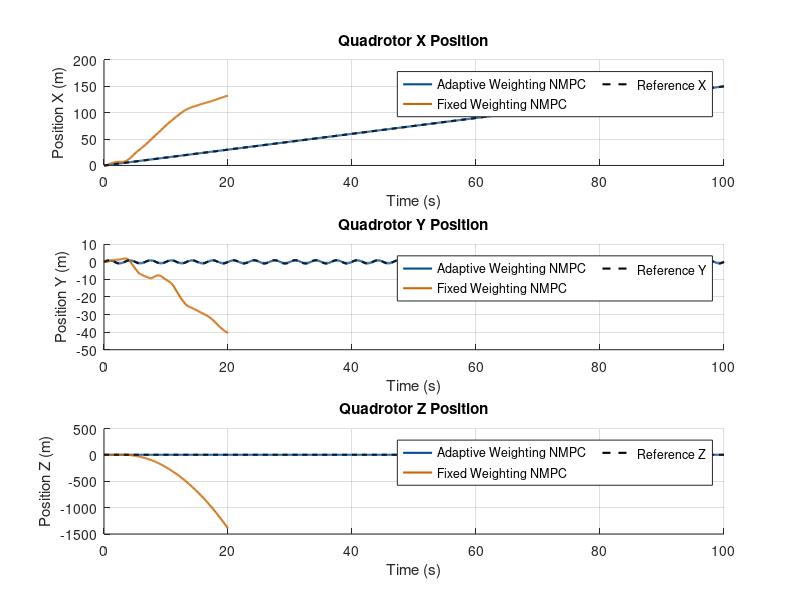
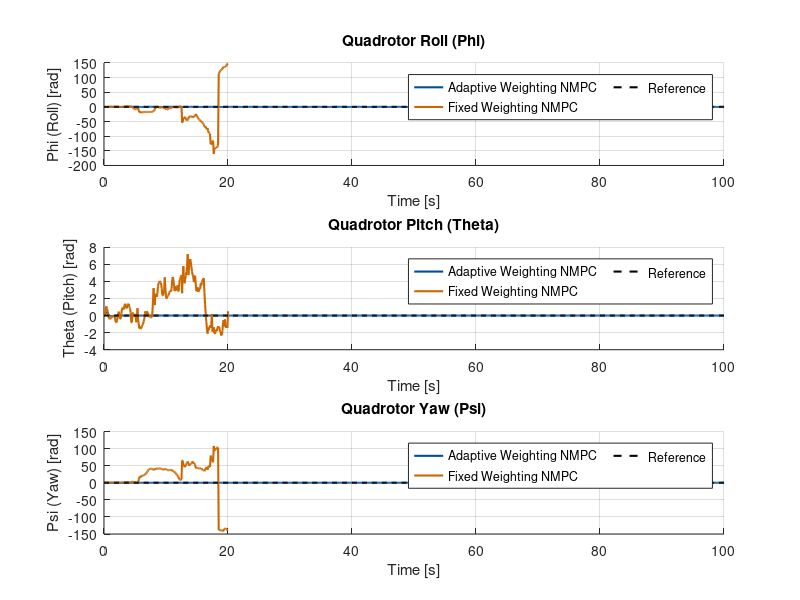
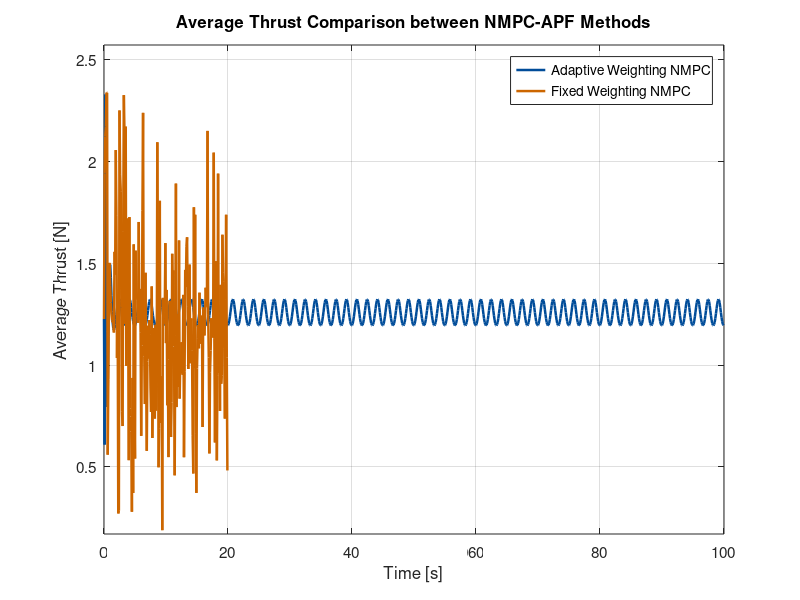
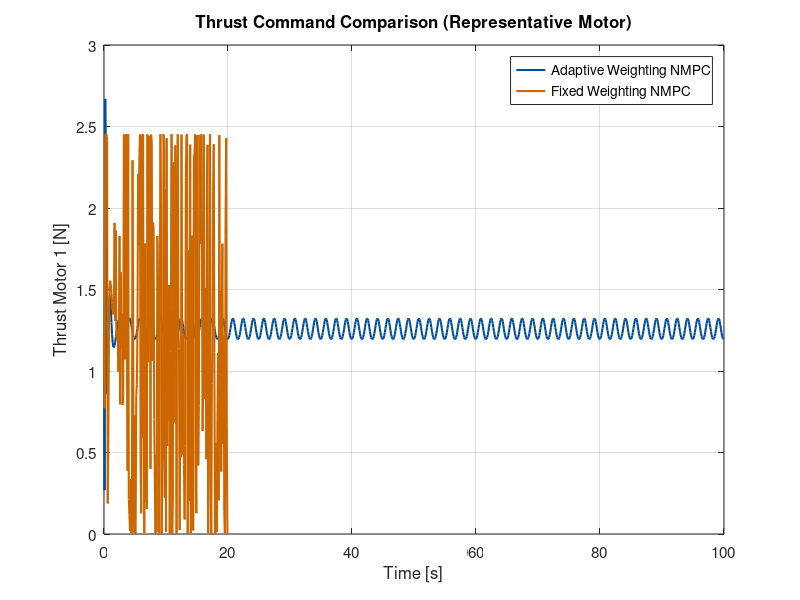

Recreate these plots in MATLAB, in order. (Note: this script raises an error after producing the figures.)
close all;

trajectory = 1;

obs_radius_val = 0.5; % semua radius sama
z_pos = 0.0;          % tinggi referensi (anggap obstacle menempel ground, drone terbang di atas)

% posisi obstacle (manual supaya jaraknya tidak terlalu dekat)
if trajectory == 1
    num_obs = 17; 
%     obs_center = [ 6  6  6  8   12   12   15   15   16   18   18   22  23   24  26  29   30 ;   % x
%                    9  6  3  1.8  4   6.8   6   1.5  8.2  6.2  2.8  2   4.8  8   4   2.2  7.0 ;   % y
%                    z_pos*ones(1,num_obs) ];       % z
    obs_center = [ 6  9  6  8   12   12   15   15   16   18   18   22  23.5   24  26  29   30 ;   % x
                       9  5.5  3  1.8  4   6   5   1.5  8.2  6.2  2.8  2   5  8   5   2.2  7.0 ;   % y
                       z_pos*ones(1,num_obs) ];       % z done

    obs_radius = obs_radius_val * ones(1,num_obs);
else
    num_obs = 2.0; 
    obs_center = [ 3.25 6.5;   % x
                   2.5 1.5;   % y
                   z_pos*ones(1,num_obs) ];       % z

    obs_radius = obs_radius_val * ones(1,num_obs);
end

% Load hasil simulasi
load('sim_single.mat','results'); results_single = results;
load('sim_multi.mat','results');  results_multi  = results;

% --- Time vector untuk state (N_sim+1) ---
t_single = (0:size(results_single.history_x,2)-1)*results_single.dt;
t_multi  = (0:size(results_multi.history_x,2)-1)*results_multi.dt;
x_ref = results_single.history_x_ref(1,:);
y_ref = results_single.history_x_ref(2,:);
z_ref = results_single.history_x_ref(3,:);

% --- Time vector untuk kontrol (N_sim) ---
t_u_single = (0:size(results_single.history_u,2)-1) * results_single.dt;
t_u_multi  = (0:size(results_multi.history_u,2)-1) * results_multi.dt;

color1 = [0.00,0.30,0.60];
color2 = [0.80,0.40,0.00];

%% =========================================================================
%  FIGURE 1: POSITIONS (px, py, pz)
%  =========================================================================
fig1 = figure(1); 
set(fig1, 'Name', 'Quadrotor Position Comparison', 'NumberTitle', 'off');
clf(fig1);

% Define plot indices for Position (1, 2, 3)
pos_indices = [1, 2, 3];
pos_labels = {'Position X (m)', 'Position Y (m)', 'Position Z (m)'};
pos_titles = {'Quadrotor X Position', 'Quadrotor Y Position', 'Quadrotor Z Position'};
ref_labels = {'Reference X', 'Reference Y', 'Reference Z'};

for i = 1:3
    idx = pos_indices(i); % 1, 2, or 3
    
    % KOREKSI: Menggunakan 3 baris, 1 kolom (Susunan Vertikal)
    subplot(3, 1, i);
    hold on;
    
    % Plot Actual Trajectories
    h_single = plot(t_single, results_single.history_x(idx,:), 'Color', color1, 'LineWidth', 1.5, 'DisplayName', 'Adaptive Weighting NMPC');
    h_multi = plot(t_multi, results_multi.history_x(idx,:), 'Color', color2, 'LineWidth', 1.5, 'DisplayName', 'Fixed Weighting NMPC');
    
    % Plot Reference Trajectory
    h_ref = plot(t_single, results_single.history_x_ref(idx,:), 'k--', 'LineWidth', 1.5, 'DisplayName', ref_labels{i});
    
    grid on;
    ylabel(pos_labels{i});
    title(pos_titles{i});
    
    % Sumbu X hanya pada plot terakhir
    xlabel('Time (s)');
%     set(gca, 'XTickLabel', []); % Sembunyikan label X pada plot atas
    
    % Tambahkan legenda hanya pada plot pertama
    legend([h_single, h_multi, h_ref], 'Location','best', 'NumColumns', 2);

    hold off;
end


%% =========================================================================
%  FIGURE 2: EULER ANGLES (Phi, Theta, Psi)
%  =========================================================================
fig2 = figure(2); 
set(fig2, 'Name', 'Quadrotor Angle Comparison', 'NumberTitle', 'off');
clf(fig2);

% Define plot indices for Angles (4, 5, 6)
angle_indices = [4, 5, 6];
angle_labels = {'Phi (Roll) [rad]', 'Theta (Pitch) [rad]', 'Psi (Yaw) [rad]'};
angle_titles = {'Quadrotor Roll (Phi)', 'Quadrotor Pitch (Theta)', 'Quadrotor Yaw (Psi)'};

for i = 1:3
    idx = angle_indices(i); % 4, 5, or 6
    
    % KOREKSI: Menggunakan 3 baris, 1 kolom (Susunan Vertikal)
    subplot(3, 1, i);
    hold on;
    
    % Plot Actual Angles
    h_single = plot(t_single, results_single.history_x(idx,:), 'Color', color1, 'LineWidth', 1.5, 'DisplayName', 'Adaptive Weighting NMPC');
    h_multi = plot(t_multi, results_multi.history_x(idx,:), 'Color', color2, 'LineWidth', 1.5, 'DisplayName', 'Fixed Weighting NMPC');
    
    % Plot Reference Angle
    h_ref = plot(t_single, results_single.history_x_ref(idx,:), 'k--', 'LineWidth', 1.5, 'DisplayName', 'Reference');
    
    grid on;
    ylabel(angle_labels{i});
    title(angle_titles{i});
    
    % Sumbu X hanya pada plot terakhir
    xlabel('Time [s]');
%     set(gca, 'XTickLabel', []); % Sembunyikan label X pada plot atas
    
    % Tambahkan legenda hanya pada plot pertama
    legend([h_single, h_multi, h_ref], 'Location','best', 'NumColumns', 2);

    hold off;
end

%% === Compute Average Thrust ===
T_avg_single = mean(results_single.history_u, 1);
T_avg_multi  = mean(results_multi.history_u, 1);

%% === Compute Control Effort Metrics ===
J_u_single = sum(sum(results_single.history_u.^2, 1));
J_u_multi  = sum(sum(results_multi.history_u.^2, 1));

mean_u_single = mean(T_avg_single);
mean_u_multi  = mean(T_avg_multi);

max_u_single = max(T_avg_single);
max_u_multi  = max(T_avg_multi);

%% === PLOT 1: Average Thrust Comparison ===
figure('Name','Average Thrust Comparison','Color','w');
hold on; box on; grid on;

plot(t_u_single, T_avg_single, 'Color', color1, 'LineWidth', 1.8);
plot(t_u_multi,  T_avg_multi,  'Color', color2, 'LineWidth', 1.8);

xlabel('Time [s]');
ylabel('Average Thrust [N]');
title('Average Thrust Comparison between NMPC-APF Methods');

% (Optional) Mark obstacle avoidance window
% xline(start, '--', 'Avoidance Start', 'Color', [0.5 0.5 0.5], 'LabelHorizontalAlignment', 'center','LabelVerticalAlignment','top');
% xline(finish, '--', 'Avoidance End', 'Color', [0.5 0.5 0.5], 'LabelHorizontalAlignment', 'center','LabelVerticalAlignment','top');

legend({'Adaptive Weighting NMPC', ...
        'Fixed Weighting NMPC'}, ...
        'Location','best');
set(gca,'FontSize',11);

ylim([min([T_avg_single,T_avg_multi])*0.9, ...
      max([T_avg_single,T_avg_multi])*1.1]);

%% === PLOT 2: Thrust per Motor (Optional, use one representative motor) ===
figure('Name','Thrust Command (Motor 1)','Color','w');
hold on; box on; grid on;

plot(t_u_single, results_single.history_u(1,:), 'Color', color1, 'LineWidth', 1.5);
plot(t_u_multi,  results_multi.history_u(1,:),  'Color', color2, 'LineWidth', 1.5);

xlabel('Time [s]');
ylabel('Thrust Motor 1 [N]');
title('Thrust Command Comparison (Representative Motor)');
legend({'Adaptive Weighting NMPC', 'Fixed Weighting NMPC'}, 'Location','best');
set(gca,'FontSize',11);

% (Optional) Mark obstacle avoidance window
% xline(start, '--', 'Avoidance Start', 'Color', [0.5 0.5 0.5], 'LabelVerticalAlignment','bottom');
% xline(finish, '--', 'Avoidance End', 'Color', [0.5 0.5 0.5], 'LabelVerticalAlignment','bottom');

%% === TABLE: Control Effort Metrics ===
fprintf('\n=== CONTROL EFFORT METRICS ===\n');
fprintf('%-35s %-15s %-15s %-15s\n', 'Method', 'Σ||u||²', 'Mean Thrust [N]', 'Max Thrust [N]');
fprintf('---------------------------------------------------------------------------------\n');
fprintf('%-35s %-15.3f %-15.3f %-15.3f\n', 'Adaptive Weighting NMPC', J_u_single, mean_u_single, max_u_single);
fprintf('%-35s %-15.3f %-15.3f %-15.3f\n', 'Fixed Weighting NMPC',         J_u_multi,  mean_u_multi,  max_u_multi);

%% === (Optional) Convert metrics to table for plotting/export ===
ControlEffortTable = table( ...
    {'Adaptive Weighting NMPC'; 'Fixed Weighting NMPC'}, ...
    [J_u_single; J_u_multi], ...
    [mean_u_single; mean_u_multi], ...
    [max_u_single; max_u_multi], ...
    'VariableNames', {'Method','TotalEffort','MeanThrust','MaxThrust'});

disp(ControlEffortTable);

% Asumsi: 'results_single' dan 'results_multi' telah dimuat
% Asumsi: 'obs_center', 'obs_radius', 'trajectory' telah didefinisikan

x_ref_single = results_single.history_x_ref(1, :);
y_ref_single = results_single.history_x_ref(2, :);
z_ref_single = results_single.history_x_ref(3, :);

x_actual_single = results_single.history_x(1, :);
y_actual_single = results_single.history_x(2, :);
z_actual_single = results_single.history_x(3, :);

x_actual_multi = results_multi.history_x(1, :);
y_actual_multi = results_multi.history_x(2, :);
z_actual_multi = results_multi.history_x(3, :);

figure; hold on; grid on; box on;

%% --- Plot Lintasan Reference dan Aktual ---
% Plot lintasan referensi (sama untuk kedua metode)
h_ref = plot3(x_ref_single, y_ref_single, z_ref_single, 'k--', 'LineWidth', 1.5, 'DisplayName', 'Reference Path');

% Plot lintasan metode pertama (Single)
h_actual_single = plot3(x_actual_single, y_actual_single, z_actual_single, 'Color', color1, 'LineWidth', 1.5, 'DisplayName', 'Adaptive Weighting NMPC');

% Plot lintasan metode kedua (Multi)
h_actual_multi = plot3(x_actual_multi, y_actual_multi, z_actual_multi, 'Color', color2, 'LineWidth', 1.5, 'DisplayName', 'Fixed Weighting NMPC');

%% --- Tandai Start & Finish ---
% Titik awal dan akhir untuk metode pertama
% h_start_act_single = plot3(x_actual_single(1), y_actual_single(1), z_actual_single(1), 'bo', 'MarkerFaceColor', 'b', 'MarkerSize', 8, 'DisplayName', 'Start');
% h_finish_act_single = plot3(x_actual_single(end), y_actual_single(end), z_actual_single(end), 'bx', 'LineWidth', 2, 'MarkerSize', 10, 'DisplayName', 'Finish');

% % Titik awal dan akhir untuk metode kedua
% h_start_act_multi = plot3(x_actual_multi(1), y_actual_multi(1), z_actual_multi(1), 'go', 'MarkerFaceColor', 'g', 'MarkerSize', 8, 'DisplayName', 'Start (Multi)');
% h_finish_act_multi = plot3(x_actual_multi(end), y_actual_multi(end), z_actual_multi(end), 'gx', 'LineWidth', 2, 'MarkerSize', 10, 'DisplayName', 'Finish (Multi)');

% Titik awal dan akhir referensi (hanya perlu satu)
h_start_ref = plot3(x_ref_single(1), y_ref_single(1), z_ref_single(1), 'ko', 'MarkerFaceColor', 'k', 'MarkerSize', 8, 'DisplayName', 'Start Reference');
h_finish_ref = plot3(x_ref_single(end), y_ref_single(end), z_ref_single(end), 'kx', 'LineWidth', 2, 'MarkerSize', 10, 'DisplayName', 'Finish Reference');

%% --- Drone Heading (quiver3) ---
% Panah untuk lintasan pertama
N_single = length(x_actual_single);
step_arrow_single = max(floor(N_single/20),1);
scale_arrow = 0.5;
for k = 1:step_arrow_single:N_single-1
    quiver3(x_actual_single(k), y_actual_single(k), z_actual_single(k), ...
            x_actual_single(k+1)-x_actual_single(k), ...
            y_actual_single(k+1)-y_actual_single(k), ...
            z_actual_single(k+1)-z_actual_single(k), ...
            scale_arrow, 'Color', color1, 'LineWidth', 1.5, 'MaxHeadSize', 2, 'HandleVisibility', 'off');
end

% Panah untuk lintasan kedua
N_multi = length(x_actual_multi);
step_arrow_multi = max(floor(N_multi/20),1);
for k = 1:step_arrow_multi:N_multi-1
    quiver3(x_actual_multi(k), y_actual_multi(k), z_actual_multi(k), ...
            x_actual_multi(k+1)-x_actual_multi(k), ...
            y_actual_multi(k+1)-y_actual_multi(k), ...
            z_actual_multi(k+1)-z_actual_multi(k), ...
            scale_arrow, 'Color', color2, 'LineWidth', 1.5, 'MaxHeadSize', 2, 'HandleVisibility', 'off');
end

h_arrow_single = plot3(nan, nan, nan, 'Color', color1, 'LineWidth', 1.5, 'DisplayName', 'Adaptive Weighting NMPC');
h_arrow_multi = plot3(nan, nan, nan, 'Color', color2, 'LineWidth', 1.5, 'DisplayName', 'Fixed Weighting NMPC');

%% --- Plot Obstacles (Silinder Hijau Tua) ---
num_obs = size(obs_center,2);
if trajectory == 1
    obstacle_height = 8;
else
    obstacle_height = 2;%8;
end
safety_scale = 1.2; % safety margin

for j = 1:num_obs
    c = obs_center(:,j);
    r = obs_radius(j);

    [x_cyl, y_cyl, z_cyl] = cylinder(r,50);
    z_cyl = z_cyl * obstacle_height;
    x_cyl = x_cyl + c(1);
    y_cyl = y_cyl + c(2);

    surf(x_cyl, y_cyl, z_cyl, 'FaceAlpha', 0.5, 'FaceColor', [0.52 0.21 0.57], 'EdgeColor', 'none');

    [x_safe, y_safe, z_safe] = cylinder(r*safety_scale,50);
    z_safe = z_safe*obstacle_height;
    x_safe = x_safe + c(1);
    y_safe = y_safe + c(2);
    surf(x_safe, y_safe, z_safe, 'FaceAlpha', 0.1, 'FaceColor', 'r', 'EdgeColor', 'none', 'HandleVisibility', 'off');
end
h_obs = plot3(nan, nan, nan, 'ko', 'MarkerFaceColor', 'm', 'MarkerEdgeColor', 'k', 'DisplayName', 'Obstacles');


%% --- Axis, Labels, View ---
xlabel('X [m]'); ylabel('Y [m]'); zlabel('Z [m]');
title('Drone Trajectory Comparison', 'FontSize', 12);
view(45,25);

% Atur batas sumbu agar konsisten untuk kedua plot
all_x = [x_ref_single, x_actual_single, x_actual_multi];
all_y = [y_ref_single, y_actual_single, y_actual_multi];
all_z = [z_ref_single, z_actual_single, z_actual_multi];

xlim([min(all_x)-1, max(all_x)+1]);
ylim([min(all_y)-1, max(all_y)+1]);
zlim([min(all_z)-1, max(all_z)+1]);

axis equal; grid on;

%% --- Legend (informatif) ---
legend([h_actual_single, h_actual_multi, h_ref, h_obs, h_start_ref, h_finish_ref], 'Location','bestoutside');


figure; hold on; grid on; box on;

%% --- Plot Lintasan Referensi dan Aktual ---
h_ref = plot(x_ref, y_ref, 'k--', 'LineWidth', 1.5, 'DisplayName', 'Reference Path'); % Jalur referensi
h_actual_single = plot(x_actual_single, y_actual_single, 'Color', color1, 'LineWidth', 1.5, 'DisplayName', 'Adaptive Weighting NMPC'); % Jalur Single-NMPC
h_actual_multi = plot(x_actual_multi, y_actual_multi, 'Color', color2, 'LineWidth', 1.5, 'DisplayName', 'Fixed Weighting NMPC'); % Jalur Multi-NMPC

%% --- Obstacles (lingkaran 2D) ---
% --- Inisialisasi Parameter ---
theta = linspace(0, 2*pi, 100);
num_obs = size(obs_center, 2);
obs_radius = obs_radius_val * ones(1, num_obs); % Radius rintangan fisik

obstacle_color = [0.5 0.5 0.5]; % Warna abu-abu solid untuk semua rintangan
d_safe = 0.5; % Ganti dengan nilai d_safe aktual Anda

% --- Loop untuk Menggambar Setiap Rintangan ---
for j = 1:num_obs
    % 1. Gambar Rintangan Fisik (Warna Solid Tunggal)
    x_obs = obs_center(1, j) + obs_radius(j) * cos(theta);
    y_obs = obs_center(2, j) + obs_radius(j) * sin(theta);
    
    fill(x_obs, y_obs, obstacle_color, 'FaceAlpha', 0.6, 'EdgeColor', 'k', 'LineWidth', 1);
    
    % 2. Gambar Lingkaran Jarak Aman (Safe Distance Margin)
    R_safe_zone = obs_radius(j) + d_safe; % Radius Total: Fisik + Jarak Aman
    
    x_safe = obs_center(1, j) + R_safe_zone * cos(theta);
    y_safe = obs_center(2, j) + R_safe_zone * sin(theta);
    
    plot(x_safe, y_safe, 'k:', 'LineWidth', 1.2, 'HandleVisibility', 'off'); % Garis putus-putus hitam (dotted)
end

% --- Handle Legenda (untuk Rintangan dan Zona Aman) ---
% Tambahkan handle placeholder untuk legenda yang akurat
h_obs = plot(nan, nan, 's', 'MarkerFaceColor', obstacle_color, 'MarkerEdgeColor', 'k', 'DisplayName', 'Obstacles');
h_safe = plot(nan, nan, 'k:', 'LineWidth', 1.2, 'DisplayName', ['Safe zone (R_{safe} = ' num2str(d_safe) 'm)']);

% Hapus plot placeholder lama jika ada
% h_obs_old = plot(nan, nan, 'o', 'MarkerFaceColor', 'k', 'MarkerEdgeColor', 'k', 'DisplayName', 'Obstacles');

%% --- Tandai Start & Finish ---
h_start_ref = plot(x_ref(1), y_ref(1), 'ko', 'MarkerSize', 10, 'MarkerFaceColor', 'k', 'DisplayName', 'Start Reference');
h_finish_ref = plot(x_ref(end), y_ref(end), 'kx', 'MarkerSize', 10, 'LineWidth', 2, 'DisplayName', 'Finish Reference');
% 
% h_start_single = plot(x_actual_single(1), y_actual_single(1), 'bo', 'MarkerSize', 10, 'MarkerFaceColor', 'b', 'DisplayName', 'Start Improvement APF');
% h_finish_single = plot(x_actual_single(end), y_actual_single(end), 'bx', 'MarkerSize', 10, 'LineWidth', 2, 'DisplayName', 'Finish Improvement APF');

% h_start_multi = plot(x_actual_multi(1), y_actual_multi(1), 'go', 'MarkerSize', 10, 'MarkerFaceColor', 'g', 'DisplayName', 'Start Multi-NMPC');
% h_finish_multi = plot(x_actual_multi(end), y_actual_multi(end), 'gx', 'MarkerSize', 10, 'LineWidth', 2, 'DisplayName', 'Finish Multi-NMPC');

%% --- Drone Heading (quiver) ---
scale_arrow = 1;

% Quiver untuk metode single
N_single = length(x_actual_single);
step_arrow_single = max(floor(N_single / 20), 1);
for k = 1:step_arrow_single:N_single - 1
    quiver(x_actual_single(k), y_actual_single(k), ...
           x_actual_single(k+1) - x_actual_single(k), ...
           y_actual_single(k+1) - y_actual_single(k), ...
           scale_arrow, 'Color', color1, 'LineWidth', 1.5, 'MaxHeadSize', 3, 'HandleVisibility', 'off');
end

% Quiver untuk metode multi
N_multi = length(x_actual_multi);
step_arrow_multi = max(floor(N_multi / 20), 1);
for k = 1:step_arrow_multi:N_multi - 1
    quiver(x_actual_multi(k), y_actual_multi(k), ...
           x_actual_multi(k+1) - x_actual_multi(k), ...
           y_actual_multi(k+1) - y_actual_multi(k), ...
           scale_arrow, 'Color', color2, 'LineWidth', 1.5, 'MaxHeadSize', 3, 'HandleVisibility', 'off');
end


% h_arrow_single = plot(nan, nan, 'Color', color1, 'LineWidth', 1.5, 'DisplayName', 'Improvement APF Heading');
% h_arrow_multi = plot(nan, nan, 'Color', color3, 'LineWidth', 1.5, 'DisplayName', 'Clasic APF Heading');


h_arrow_single = plot(nan, nan, 'Color', color1, 'LineWidth', 1.5, 'DisplayName', 'Adaptive Weighting NMPC');
h_arrow_multi = plot(nan, nan, 'Color', color2, 'LineWidth', 1.5, 'DisplayName', 'Fixed Weighting NMPC');

%% --- Axis, Labels, Title ---
xlabel('X [m]');
ylabel('Y [m]');
title('Drone Trajectory (Top View) Comparison');
axis equal;
grid on;
box on;

%% --- Legend yang lebih informatif ---
legend([h_actual_single, h_actual_multi,h_ref, h_start_ref, h_finish_ref, h_obs], 'Location', 'northeast');


% Asumsi: 'results_single', 'results_multi', 'obs_center', dan 'obs_radius' telah dimuat

%% --- Hitung metrik untuk Single-NMPC ---
% N_actual_single = size(results_single.history_x, 2);
% time_single = (0:N_actual_single-1) * results_single.dt;
% d_min_log_single = zeros(1, N_actual_single);
% for i = 1:N_actual_single
%     p = results_single.history_x(1:3, i);
%     d_all = vecnorm(p - obs_center, 2, 1) - obs_radius;
%     d_min_log_single(i) = min(d_all);
% end

% Ambil hanya koordinat X dan Y dari pusat rintangan (Z diabaikan)
obs_center_2D = obs_center(1:2, :); 
obs_radius_2D = obs_radius; % Radius tetap sama

for i = 1:N_single
    % PENTING: Ambil hanya X dan Y dari posisi drone
    p_2D = results_single.history_x(1:2, i); 
    
    % Hitung jarak horizontal (2D) dari pusat drone ke pusat rintangan
    distance_to_center_2D = vecnorm(p_2D - obs_center_2D, 2, 1);
    
    % Hitung jarak minimum ke permukaan (2D)
    d_all_2D = distance_to_center_2D - obs_radius_2D;
    d_min_log_single(i) = min(d_all_2D);
end


v_act_norm_single = sqrt(sum(results_single.history_x(7:9, 1:N_single).^2, 1));

%% --- Hitung metrik untuk Multi-NMPC ---
% N_actual_multi = size(results_multi.history_x, 2);
% time_multi = (0:N_actual_multi-1) * results_multi.dt;
% d_min_log_multi = zeros(1, N_actual_multi);
% for i = 1:N_actual_multi
%     p = results_multi.history_x(1:3, i);
%     d_all = vecnorm(p - obs_center, 2, 1) - obs_radius;
%     d_min_log_multi(i) = min(d_all);
% end

obs_center_2D = obs_center(1:2, :); 
obs_radius_2D = obs_radius; % Radius tetap sama

for i = 1:N_multi
    % PENTING: Ambil hanya X dan Y dari posisi drone
    p_2D = results_multi.history_x(1:2, i); 
    
    % Hitung jarak horizontal (2D) dari pusat drone ke pusat rintangan
    distance_to_center_2D = vecnorm(p_2D - obs_center_2D, 2, 1);
    
    % Hitung jarak minimum ke permukaan (2D)
    d_all_2D = distance_to_center_2D - obs_radius_2D;
    d_min_log_multi(i) = min(d_all_2D);
end

v_act_norm_multi = sqrt(sum(results_multi.history_x(7:9, 1:N_multi).^2, 1));


%% --- Plot 1: Minimum Distance to Obstacles Comparison ---
figure('Name', 'Minimum Distance to Obstacles Comparison', 'Color', 'w');
hold on; 
box on; 
grid on;

% --- Plot Minimum Distance ---
% 'time_single', 'd_min_log_single' likely refer to your Hybrid NMPC approach
h_dist_hybrid = plot(t_single, d_min_log_single, 'Color', color1, 'LineWidth', 1.5);

% 'time_multi', 'd_min_log_multi' likely refer to the Cost-only APF benchmark
h_dist_cost_only = plot(t_multi, d_min_log_multi, 'Color', color2, 'LineWidth', 1.5);


ylabel('Minimum Distance to Obstacles [m]');
xlabel('Time [s]');
title('Comparison of Drone Minimum Distance to Obstacles');

% Combine distance data to set consistent axis limits
all_dist = [d_min_log_single, d_min_log_multi];
ylim([0, max(all_dist) * 1.2]);

% Safe Distance Threshold Line
h_safe_line = yline(0.5, 'k', 'LineWidth', 1.5, 'Label', 'safety boundary (d{safe})', 'LabelHorizontalAlignment', 'right', ...
    'LabelVerticalAlignment', 'bottom');

% Legend for Distance Plot
legend([h_dist_hybrid, h_dist_cost_only], ...
       {'Adaptive Weighting NMPC', ...
        'Fixed Weighting NMPC'}, ...
       'Location', 'northeast', 'FontSize', 10, 'Box', 'off');
   
% xline(start, '--', 'Start Avoidance', 'Color', [0.2 0.2 0.2]);
% xline(finish, '--', 'End Avoidance', 'Color', [0.2 0.2 0.2]);


set(gca, 'FontSize', 11);


%% --- Plot 2: Total Drone Speed Comparison ---
figure('Name', 'Total Drone Speed Comparison', 'Color', 'w');
hold on; 
box on; 
grid on;

% --- Plot Total Speed ---
h_speed_hybrid = plot(t_single, v_act_norm_single, 'Color', color1, 'LineWidth', 1.5);
h_speed_cost_only = plot(t_multi, v_act_norm_multi, 'Color', color2, 'LineWidth', 1.5);

ylabel('Drone Total Speed [m/s]');
xlabel('Time [s]');
title('Comparison of Drone Total Speed during Maneuver');

% Combine speed data to set consistent axis limits
all_speed = [v_act_norm_single, v_act_norm_multi];
ylim([0, max(all_speed) * 1.2]);

% Legend for Speed Plot
legend([h_speed_hybrid, h_speed_cost_only], ...
       {'Adaptive Weighting NMPC', 'Fixed Weighting NMPC'}, ...
       'Location', 'best');

% (Optional) Mark obstacle avoidance window
% xline(start, '--', 'Avoidance Start', 'Color', [0.5 0.5 0.5], 'LabelVerticalAlignment','top');
% xline(finish, '--', 'Avoidance End', 'Color', [0.5 0.5 0.5], 'LabelVerticalAlignment','top');

set(gca, 'FontSize', 11);


%% --- Publikasi-ready Plotting Kecepatan Drone --- %%
% Asumsi: results_single dan results_multi telah dimuat
% dan memiliki history_x, history_x_ref, dan dt

% Dapatkan data dan waktu untuk kedua metode
t_single = (0:size(results_single.history_x, 2)-1) * results_single.dt;
t_multi = (0:size(results_multi.history_x, 2)-1) * results_multi.dt;

% Buat figure dengan ukuran yang disesuaikan
figure('Name','Drone Linear Velocity and Speed Comparison','Color','w', 'Position', [100 100 800 900]);

% Warna dan style
colors = {color1, color2};
style_ref = '--'; % Garis putus-putus untuk referensi
style_single = '-'; % Garis solid untuk Single-NMPC
style_multi = '-'; % Garis titik-titik untuk Multi-NMPC

%% --- VX, VY, VZ Subplots ---
components = {'v_x','v_y','v_z'};
for i = 1:3
    subplot(4,1,i);
    hold on;
    
    % Plot NMPC reference (sama untuk kedua metode)
    h_ref = plot(t_single, results_single.history_x_ref(6+i,:), 'k', 'LineStyle', style_ref, 'LineWidth', 1.5);
    
    % --- Plot Actual Single-NMPC (Metode 1) ---
    h_single = plot(t_single, results_single.history_x(6+i,:), 'Color', colors{1}, 'LineStyle', style_single, 'LineWidth', 1.5);
    
    % --- Plot Actual Multi-NMPC (Metode 2) ---
    h_multi = plot(t_multi, results_multi.history_x(6+i,:), 'Color', colors{2}, 'LineStyle', style_multi, 'LineWidth', 1.5);
        
    grid on; box on;
    xlabel('Time [s]');
    ylabel([components{i} ' [m/s]']);
    
    legend([h_ref, h_single, h_multi], 'NMPC reference', 'Adaptive Weighting NMPC', 'Fixed Weighting NMPC', 'Location', 'northeast');
    title(['Quadrotor Linear Velocity in ', strrep(components{i},'_','-')]);
    hold off;
end

%% --- Total Speed Subplot ---
v_ref_norm = sqrt(sum(results_single.history_x_ref(7:9,:).^2,1));
v_single_norm = sqrt(sum(results_single.history_x(7:9,:).^2,1));
v_multi_norm = sqrt(sum(results_multi.history_x(7:9,:).^2,1));
 
subplot(4,1,4);
hold on;
plot(t_single, v_ref_norm, 'k--', 'LineWidth', 1.5);
plot(t_single, v_single_norm, 'Color', color1, 'LineWidth', 1.5);
plot(t_multi, v_multi_norm, 'Color', color2, 'LineWidth', 1.5);

grid on; box on;
xlabel('Time [s]');
ylabel('Speed [m/s]');
legend('NMPC reference speed', 'Adaptive Weighting NMPC', 'Fixed Weighting NMPC', 'Location', 'best');
title('Comparison of Drone Total Linear Speed');

hold off;



%% === Hitung Error untuk masing-masing metode ===
ref_traj = [x_ref; y_ref; z_ref];
act_single = results_single.history_x(1:3,:);
act_multi  = results_multi.history_x(1:3,:);

[RMSE_single, MAE_single, MAX_single] = computeTrackingError(ref_traj, act_single);
[RMSE_multi,  MAE_multi,  MAX_multi]  = computeTrackingError(ref_traj, act_multi);

%% === Hitung Violation untuk setiap metode ===
V_single = computeViolation(results_single, obs_center, obs_radius);
V_multi  = computeViolation(results_multi,  obs_center, obs_radius);


%% === Buat Tabel Evaluasi ===
Method = {'Adaptive Weighting NMPC'; 'Fixed Weighting NMPC'};
RMSE = [RMSE_single; RMSE_multi];
MAE  = [MAE_single; MAE_multi];
MAXE = [MAX_single; MAX_multi];
Violation = [V_single; V_multi];

T = table(Method, RMSE, MAE, MAXE, Violation);
disp('=== Performance Comparison ===');
disp(T);

%% === Visualisasi perbandingan Error & Violation ===
figure('Name','Error vs Violation Comparison','Color','w');
yyaxis left
bar(categorical(Method), RMSE, 0.4);
ylabel('RMSE [m]');
yyaxis right
plot(categorical(Method), Violation, 'ro-','LineWidth',2,'MarkerSize',8);
ylabel('Constraint Violation [m]');
title('Tracking Error and Safety Violation Comparison');
grid on;


%%%%%%%%%%%
% --- Data Input Awal ---
N_actual_single = size(results_single.history_x, 2);
F_total_norm_log_single = zeros(1, N_actual_single); 
v_act_norm_single = zeros(1, N_actual_single); 

N_actual_multi = size(results_multi.history_x, 2);
F_total_norm_log_multi = zeros(1, N_actual_multi); 
v_act_norm_multi = zeros(1, N_actual_multi);

% --- KONSTANTA (Pastikan nilai ini identik dengan NMPC Anda) ---
k_att = 0.01;       % attractive gain
k_rep = 4.0;       % repulsive gain (tune)
d0    = 4.0;       % influence distance of obstacles [m]
p_start = [0; 5]; %%% local minima2
p_goal = [33; 5];
% num_obs = size(obs_center, 2);

% LOOP POST-PROCESSING
for i = 1:N_actual_single
    % 1. Ambil Data Posisi & Hitung Kecepatan (NUMERIK)
    p_2D = results_single.history_x(1:2, i); 
    v_inertial = results_single.history_x(7:9, i);
    v_act_norm_single(i) = norm(v_inertial); 
    
    % 2. Hitung F_rep (NUMERIK)
    F_rep_total_2D = [0; 0];
    for j = 1:num_obs
        c = obs_center(1:2, j);
        r_obs = obs_radius(j);
        
        vec = p_2D - c;
        dist = norm(vec);      
        dist_surf = dist - r_obs; 
        
        % Kondisi pengaruh APF
        if dist_surf <= d0 && dist_surf > 1e-6 
            dir_ = vec / dist; 
            
            % Formula Gaya Repulsive Numerik (sesuai logika kode CasADi Anda)
            mag = k_rep * (1/dist_surf - 1/d0) * (1/dist_surf^2); 
            F_rep_total_2D = F_rep_total_2D + mag * dir_;
        end
    end
    
    % 3. Hitung F_att dan F_total (NUMERIK)
    % Formula Gaya Attractive Numerik
    F_att_2D = - k_att * (p_2D - p_goal);
    F_total_2D = F_att_2D + F_rep_total_2D;
    
    % 4. Log Besaran Gaya Total (NUMERIK)
    F_total_norm_log_single(i) = norm(F_total_2D);
end

% LOOP POST-PROCESSING
for i = 1:N_actual_multi
    % 1. Ambil Data Posisi & Hitung Kecepatan (NUMERIK)
    p_2D = results_multi.history_x(1:2, i); 
    v_inertial_multi = results_multi.history_x(7:9, i);
    v_act_norm_multi(i) = norm(v_inertial_multi); 
    
    % 2. Hitung F_rep (NUMERIK)
    F_rep_total_2D = [0; 0];
    for j = 1:num_obs
        c = obs_center(1:2, j);
        r_obs = obs_radius(j);
        
        vec = p_2D - c;
        dist = norm(vec);      
        dist_surf = dist - r_obs; 
        
        % Kondisi pengaruh APF
        if dist_surf <= d0 && dist_surf > 1e-6 
            dir_ = vec / dist; 
            
            % Formula Gaya Repulsive Numerik (sesuai logika kode CasADi Anda)
            mag = k_rep * (1/dist_surf - 1/d0) * (1/dist_surf^2); 
            F_rep_total_2D = F_rep_total_2D + mag * dir_;
        end
    end
    
    % 3. Hitung F_att dan F_total (NUMERIK)
    % Formula Gaya Attractive Numerik
    F_att_2D = - k_att * (p_2D - p_goal);
    F_total_2D = F_att_2D + F_rep_total_2D;
    
    % 4. Log Besaran Gaya Total (NUMERIK)
    F_total_norm_log_multi(i) = norm(F_total_2D);
end

% --- Ambang Batas Deteksi Local Minima ---
E_F = 0.05;  % Ambang batas Gaya (misal, 0.05 Newton)
E_V = 0.1;   % Ambang batas Kecepatan (misal, 0.1 m/s)

% --- Deteksi Waktu Local Minima ---
% Logika: Kapan F_norm DAN v_norm di bawah ambang batas
is_trapped = (F_total_norm_log_single < E_F) & (v_act_norm_single < E_V);

% --- Plotting ---
figure(101); % Gunakan figure yang sama untuk perbandingan

% Subplot 1: Gaya APF Total
subplot(2,1,1);
hold on; grid on; box on;
plot(t_single, F_total_norm_log_single, 'Color', color1, 'LineWidth', 1.5, 'DisplayName', 'F adaptive R_{rate}');
plot(t_multi, F_total_norm_log_multi, 'Color', color2, 'LineWidth', 1.5, 'DisplayName', 'F fix R_{rate}');
yline(E_F, 'r--', 'LineWidth', 0.8, 'HandleVisibility', 'off'); 
ylabel('|F_{APF Total}| [N]');
title('Gaya APF Total dan Deteksi Local Minima');
legend('Location', 'northeast');

% Subplot 2: Kecepatan Drone
subplot(2,1,2);
hold on; grid on; box on;
plot(t_single, v_act_norm_single, 'Color', color1, 'LineWidth', 1.5, 'DisplayName', 'V adaptive R_{rate}');
plot(t_multi, v_act_norm_multi, 'Color', color2, 'LineWidth', 1.5, 'DisplayName', 'V fix R_{rate}');
yline(E_V, 'r--', 'LineWidth', 0.8, 'HandleVisibility', 'off'); 
ylabel('Speed [m/s]');
xlabel('Time [s]');
legend('Location', 'northeast');

% --- Penandaan (Highlight) Area Local Minima di Kedua Subplot ---

% Cek apakah ada kejadian local minima untuk di-highlight
if any(is_trapped)
    % Temukan awal dan akhir setiap kejadian
    start_indices = find(diff([0 is_trapped]) == 1);
    end_indices = find(diff([is_trapped 0]) == -1);

    % Highlight di kedua subplot
    for k = 1:length(start_indices)
        t_start = time(start_indices(k));
        t_end = time(end_indices(k));

        % Highlight area (Gaya)
        subplot(2,1,1);
        area(time, F_total_norm_log_single, 'LineStyle', 'none', 'FaceColor', [1 0.7 0.7], 'FaceAlpha', 0.3, 'XLim', [t_start, t_end]);
        area(time, F_total_norm_log_multi, 'LineStyle', 'none', 'FaceColor', [1 0.7 0.7], 'FaceAlpha', 0.3, 'XLim', [t_start, t_end]);

        % Highlight area (Kecepatan)
        subplot(2,1,2);
        area(time, v_act_norm_single, 'LineStyle', 'none', 'FaceColor', [1 0.7 0.7], 'FaceAlpha', 0.3, 'XLim', [t_start, t_end]);
        area(time, v_act_norm_multi, 'LineStyle', 'none', 'FaceColor', [1 0.7 0.7], 'FaceAlpha', 0.3, 'XLim', [t_start, t_end]);

        % Tampilkan pesan deteksi di command window
        disp(['[', label, '] Terjebak Local Minima: ', num2str(t_start, '%.2f'), 's - ', num2str(t_end, '%.2f'), 's']);
    end
end

%% === Fungsi perhitungan error tracking ===
function [RMSE, MAE, MAXE] = computeTrackingError(ref, actual)
    err = vecnorm(ref - actual, 2, 1);
    RMSE = sqrt(mean(err.^2));
    MAE  = mean(abs(err));
    MAXE = max(abs(err));
end

%% === Fungsi menghitung Constraint Violation (Obstacle) ===
function V = computeViolation(results, obs_center, obs_radius)
    d_safe = 0.5;   % batas aman (jarak pengaruh APF)
    num_steps = size(results.history_x,2);
    num_obs = size(obs_center,2);
    V = 0;
    for k = 1:num_steps
        p = results.history_x(1:2,k);
        min_dist = inf;
        for j = 1:num_obs
            c = obs_center(1:2,j);
            r = obs_radius(j);
            dist_surf = norm(p - c) - r; % jarak ke permukaan obstacle
            if dist_surf < min_dist
                min_dist = dist_surf;
            end
        end
        V = V + max(0, d_safe - min_dist);  % pelanggaran jika < d_safe
    end
    V = V / num_steps;
end